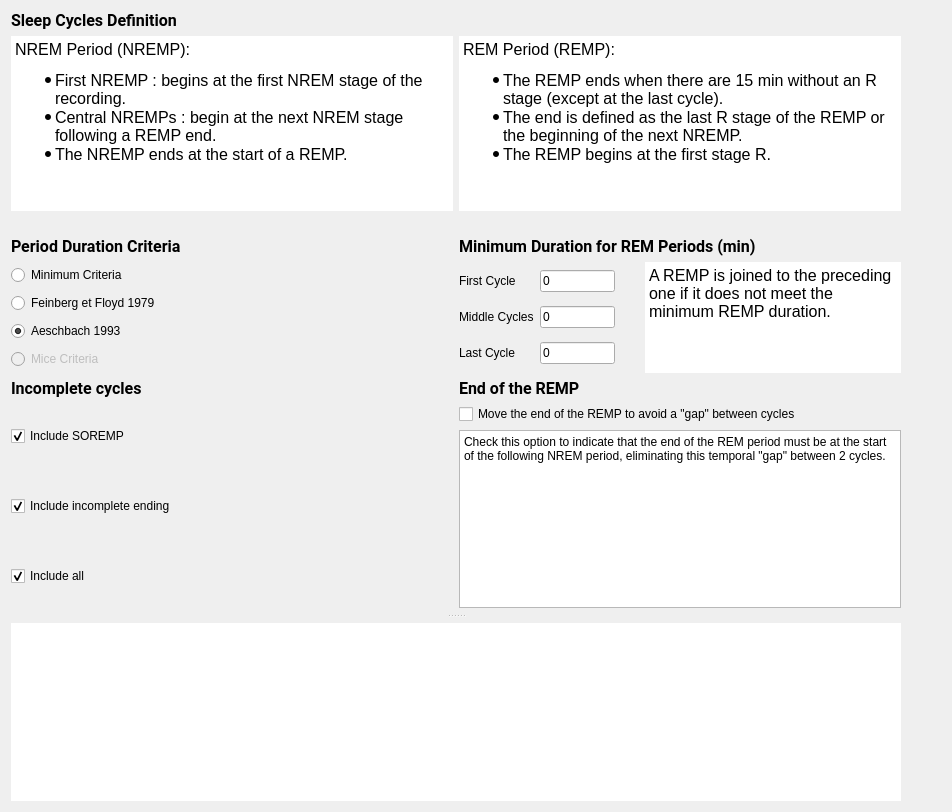
<?xml version="1.0" encoding="UTF-8"?>
<ui version="4.0">
 <class>SleepCyclesDelimiterSettingsView</class>
 <widget class="QWidget" name="SleepCyclesDelimiterSettingsView">
  <property name="geometry">
   <rect>
    <x>0</x>
    <y>0</y>
    <width>952</width>
    <height>812</height>
   </rect>
  </property>
  <property name="windowTitle">
   <string>Form</string>
  </property>
  <property name="styleSheet">
   <string notr="true">font: 12pt &quot;Roboto&quot;;</string>
  </property>
  <layout class="QHBoxLayout" name="horizontalLayout_2">
   <item>
    <widget class="QSplitter" name="splitter">
     <property name="orientation">
      <enum>Qt::Vertical</enum>
     </property>
     <property name="handleWidth">
      <number>15</number>
     </property>
     <widget class="QWidget" name="layoutWidget">
      <layout class="QVBoxLayout" name="verticalLayout_3">
       <item>
        <widget class="QLabel" name="label_2">
         <property name="font">
          <font>
           <family>Roboto</family>
           <pointsize>12</pointsize>
           <weight>50</weight>
           <italic>false</italic>
           <bold>false</bold>
          </font>
         </property>
         <property name="text">
          <string>&lt;html&gt;&lt;head/&gt;&lt;body&gt;&lt;p&gt;&lt;span style=&quot; font-weight:600;&quot;&gt;Sleep Cycles Definition&lt;/span&gt;&lt;/p&gt;&lt;/body&gt;&lt;/html&gt;</string>
         </property>
        </widget>
       </item>
       <item>
        <layout class="QHBoxLayout" name="horizontalLayout_3">
         <property name="sizeConstraint">
          <enum>QLayout::SetNoConstraint</enum>
         </property>
         <item>
          <widget class="QTextEdit" name="textEdit">
           <property name="minimumSize">
            <size>
             <width>330</width>
             <height>175</height>
            </size>
           </property>
           <property name="maximumSize">
            <size>
             <width>16777215</width>
             <height>16777215</height>
            </size>
           </property>
           <property name="styleSheet">
            <string notr="true"/>
           </property>
           <property name="frameShape">
            <enum>QFrame::HLine</enum>
           </property>
           <property name="frameShadow">
            <enum>QFrame::Plain</enum>
           </property>
           <property name="lineWidth">
            <number>0</number>
           </property>
           <property name="readOnly">
            <bool>true</bool>
           </property>
           <property name="html">
            <string>&lt;!DOCTYPE HTML PUBLIC &quot;-//W3C//DTD HTML 4.0//EN&quot; &quot;http://www.w3.org/TR/REC-html40/strict.dtd&quot;&gt;
&lt;html&gt;&lt;head&gt;&lt;meta name=&quot;qrichtext&quot; content=&quot;1&quot; /&gt;&lt;style type=&quot;text/css&quot;&gt;
p, li { white-space: pre-wrap; }
&lt;/style&gt;&lt;/head&gt;&lt;body style=&quot; font-family:'Roboto'; font-size:12pt; font-weight:400; font-style:normal;&quot;&gt;
&lt;p style=&quot; margin-top:0px; margin-bottom:0px; margin-left:0px; margin-right:0px; -qt-block-indent:0; text-indent:0px;&quot;&gt;NREM Period (NREMP):&lt;/p&gt;
&lt;ul style=&quot;margin-top: 0px; margin-bottom: 0px; margin-left: 0px; margin-right: 0px; -qt-list-indent: 1;&quot;&gt;&lt;li style=&quot; margin-top:12px; margin-bottom:0px; margin-left:0px; margin-right:0px; -qt-block-indent:0; text-indent:0px;&quot;&gt;First NREMP : begins at the first NREM stage of the recording.&lt;/li&gt;
&lt;li style=&quot; margin-top:0px; margin-bottom:0px; margin-left:0px; margin-right:0px; -qt-block-indent:0; text-indent:0px;&quot;&gt;Central NREMPs : begin at the next NREM stage following a REMP end.&lt;/li&gt;
&lt;li style=&quot; margin-top:0px; margin-bottom:12px; margin-left:0px; margin-right:0px; -qt-block-indent:0; text-indent:0px;&quot;&gt;The NREMP ends at the start of a REMP.&lt;/li&gt;&lt;/ul&gt;&lt;/body&gt;&lt;/html&gt;</string>
           </property>
          </widget>
         </item>
         <item>
          <widget class="QTextEdit" name="textEdit_3">
           <property name="minimumSize">
            <size>
             <width>330</width>
             <height>175</height>
            </size>
           </property>
           <property name="maximumSize">
            <size>
             <width>16777215</width>
             <height>16777215</height>
            </size>
           </property>
           <property name="styleSheet">
            <string notr="true"/>
           </property>
           <property name="frameShape">
            <enum>QFrame::HLine</enum>
           </property>
           <property name="frameShadow">
            <enum>QFrame::Plain</enum>
           </property>
           <property name="lineWidth">
            <number>0</number>
           </property>
           <property name="readOnly">
            <bool>true</bool>
           </property>
           <property name="html">
            <string>&lt;!DOCTYPE HTML PUBLIC &quot;-//W3C//DTD HTML 4.0//EN&quot; &quot;http://www.w3.org/TR/REC-html40/strict.dtd&quot;&gt;
&lt;html&gt;&lt;head&gt;&lt;meta name=&quot;qrichtext&quot; content=&quot;1&quot; /&gt;&lt;style type=&quot;text/css&quot;&gt;
p, li { white-space: pre-wrap; }
&lt;/style&gt;&lt;/head&gt;&lt;body style=&quot; font-family:'Roboto'; font-size:12pt; font-weight:400; font-style:normal;&quot;&gt;
&lt;p style=&quot; margin-top:0px; margin-bottom:0px; margin-left:0px; margin-right:0px; -qt-block-indent:0; text-indent:0px;&quot;&gt;REM Period (REMP):&lt;/p&gt;
&lt;ul style=&quot;margin-top: 0px; margin-bottom: 0px; margin-left: 0px; margin-right: 0px; -qt-list-indent: 1;&quot;&gt;&lt;li style=&quot; margin-top:12px; margin-bottom:0px; margin-left:0px; margin-right:0px; -qt-block-indent:0; text-indent:0px;&quot;&gt;The REMP ends when there are 15 min without an R stage (except at the last cycle).&lt;/li&gt;
&lt;li style=&quot; margin-top:0px; margin-bottom:0px; margin-left:0px; margin-right:0px; -qt-block-indent:0; text-indent:0px;&quot;&gt;The end is defined as the last R stage of the REMP or the beginning of the next NREMP.&lt;/li&gt;
&lt;li style=&quot; margin-top:0px; margin-bottom:12px; margin-left:0px; margin-right:0px; -qt-block-indent:0; text-indent:0px;&quot;&gt;The REMP begins at the first stage R.&lt;/li&gt;&lt;/ul&gt;&lt;/body&gt;&lt;/html&gt;</string>
           </property>
          </widget>
         </item>
        </layout>
       </item>
       <item>
        <widget class="QLabel" name="label">
         <property name="sizePolicy">
          <sizepolicy hsizetype="Expanding" vsizetype="Preferred">
           <horstretch>0</horstretch>
           <verstretch>0</verstretch>
          </sizepolicy>
         </property>
         <property name="minimumSize">
          <size>
           <width>567</width>
           <height>0</height>
          </size>
         </property>
         <property name="text">
          <string/>
         </property>
         <property name="pixmap">
          <pixmap resource="SleepCycleDelimiter_rs.qrc">:/sleep_cycle_del/UI_v5_minimal.png</pixmap>
         </property>
         <property name="alignment">
          <set>Qt::AlignCenter</set>
         </property>
        </widget>
       </item>
       <item>
        <layout class="QGridLayout" name="gridLayout">
         <property name="sizeConstraint">
          <enum>QLayout::SetMaximumSize</enum>
         </property>
         <item row="3" column="0">
          <layout class="QVBoxLayout" name="verticalLayout_2">
           <item>
            <widget class="QCheckBox" name="checkBox_incl_SOREMP">
             <property name="sizePolicy">
              <sizepolicy hsizetype="Expanding" vsizetype="Expanding">
               <horstretch>0</horstretch>
               <verstretch>0</verstretch>
              </sizepolicy>
             </property>
             <property name="maximumSize">
              <size>
               <width>16777215</width>
               <height>16777215</height>
              </size>
             </property>
             <property name="toolTip">
              <string>Check to include incomplete cycle because of SOREMP (Sleep Onset in REMP).</string>
             </property>
             <property name="text">
              <string>Include SOREMP</string>
             </property>
             <property name="checked">
              <bool>true</bool>
             </property>
            </widget>
           </item>
           <item>
            <widget class="QCheckBox" name="checkBox_incl_last">
             <property name="sizePolicy">
              <sizepolicy hsizetype="Expanding" vsizetype="Expanding">
               <horstretch>0</horstretch>
               <verstretch>0</verstretch>
              </sizepolicy>
             </property>
             <property name="minimumSize">
              <size>
               <width>0</width>
               <height>0</height>
              </size>
             </property>
             <property name="maximumSize">
              <size>
               <width>16777215</width>
               <height>16777215</height>
              </size>
             </property>
             <property name="toolTip">
              <string>Check to include the last cycle even if incomplete.</string>
             </property>
             <property name="text">
              <string>Include incomplete ending</string>
             </property>
             <property name="checked">
              <bool>true</bool>
             </property>
            </widget>
           </item>
           <item>
            <widget class="QCheckBox" name="checkBox_incl_all">
             <property name="sizePolicy">
              <sizepolicy hsizetype="Expanding" vsizetype="Expanding">
               <horstretch>0</horstretch>
               <verstretch>0</verstretch>
              </sizepolicy>
             </property>
             <property name="toolTip">
              <string>Check to include any incomplete cycles even middle sleep cycles.</string>
             </property>
             <property name="text">
              <string>Include all</string>
             </property>
             <property name="checked">
              <bool>true</bool>
             </property>
            </widget>
           </item>
          </layout>
         </item>
         <item row="2" column="1">
          <widget class="QLabel" name="label_6">
           <property name="font">
            <font>
             <family>Roboto</family>
             <pointsize>12</pointsize>
             <weight>50</weight>
             <italic>false</italic>
             <bold>false</bold>
            </font>
           </property>
           <property name="text">
            <string>&lt;html&gt;&lt;head/&gt;&lt;body&gt;&lt;p&gt;&lt;span style=&quot; font-weight:600;&quot;&gt;End of the REMP&lt;/span&gt;&lt;/p&gt;&lt;/body&gt;&lt;/html&gt;</string>
           </property>
          </widget>
         </item>
         <item row="1" column="0">
          <layout class="QVBoxLayout" name="verticalLayout">
           <property name="sizeConstraint">
            <enum>QLayout::SetNoConstraint</enum>
           </property>
           <item>
            <widget class="QRadioButton" name="radioButton_Min">
             <property name="maximumSize">
              <size>
               <width>16777215</width>
               <height>18</height>
              </size>
             </property>
             <property name="text">
              <string>Minimum Criteria</string>
             </property>
             <property name="checked">
              <bool>false</bool>
             </property>
            </widget>
           </item>
           <item>
            <widget class="QRadioButton" name="radioButton_Floyd">
             <property name="minimumSize">
              <size>
               <width>160</width>
               <height>0</height>
              </size>
             </property>
             <property name="maximumSize">
              <size>
               <width>350</width>
               <height>18</height>
              </size>
             </property>
             <property name="text">
              <string>Feinberg et Floyd 1979</string>
             </property>
             <property name="checked">
              <bool>false</bool>
             </property>
            </widget>
           </item>
           <item>
            <widget class="QRadioButton" name="radioButton_Aesch">
             <property name="maximumSize">
              <size>
               <width>16777215</width>
               <height>18</height>
              </size>
             </property>
             <property name="text">
              <string>Aeschbach 1993</string>
             </property>
             <property name="checked">
              <bool>true</bool>
             </property>
            </widget>
           </item>
           <item>
            <widget class="QRadioButton" name="radioButton_Mice">
             <property name="enabled">
              <bool>false</bool>
             </property>
             <property name="maximumSize">
              <size>
               <width>16777215</width>
               <height>18</height>
              </size>
             </property>
             <property name="text">
              <string>Mice Criteria</string>
             </property>
            </widget>
           </item>
          </layout>
         </item>
         <item row="0" column="1">
          <widget class="QLabel" name="label_4">
           <property name="font">
            <font>
             <family>Roboto</family>
             <pointsize>12</pointsize>
             <weight>50</weight>
             <italic>false</italic>
             <bold>false</bold>
            </font>
           </property>
           <property name="text">
            <string>&lt;html&gt;&lt;head/&gt;&lt;body&gt;&lt;p&gt;&lt;span style=&quot; font-weight:600;&quot;&gt;Minimum Duration for REM Periods (min)&lt;/span&gt;&lt;/p&gt;&lt;/body&gt;&lt;/html&gt;</string>
           </property>
          </widget>
         </item>
         <item row="0" column="0">
          <widget class="QLabel" name="label_3">
           <property name="font">
            <font>
             <family>Roboto</family>
             <pointsize>12</pointsize>
             <weight>50</weight>
             <italic>false</italic>
             <bold>false</bold>
            </font>
           </property>
           <property name="text">
            <string>&lt;html&gt;&lt;head/&gt;&lt;body&gt;&lt;p&gt;&lt;span style=&quot; font-weight:600;&quot;&gt;Period Duration Criteria&lt;/span&gt;&lt;/p&gt;&lt;/body&gt;&lt;/html&gt;</string>
           </property>
          </widget>
         </item>
         <item row="2" column="0">
          <widget class="QLabel" name="label_5">
           <property name="maximumSize">
            <size>
             <width>16777215</width>
             <height>16777215</height>
            </size>
           </property>
           <property name="font">
            <font>
             <family>Roboto</family>
             <pointsize>12</pointsize>
             <weight>50</weight>
             <italic>false</italic>
             <bold>false</bold>
            </font>
           </property>
           <property name="text">
            <string>&lt;html&gt;&lt;head/&gt;&lt;body&gt;&lt;p&gt;&lt;span style=&quot; font-weight:600;&quot;&gt;Incomplete cycles&lt;/span&gt;&lt;/p&gt;&lt;/body&gt;&lt;/html&gt;</string>
           </property>
          </widget>
         </item>
         <item row="3" column="1">
          <layout class="QVBoxLayout" name="verticalLayout_5">
           <item>
            <widget class="QCheckBox" name="mv_end_checkBox">
             <property name="sizePolicy">
              <sizepolicy hsizetype="Expanding" vsizetype="Expanding">
               <horstretch>0</horstretch>
               <verstretch>0</verstretch>
              </sizepolicy>
             </property>
             <property name="styleSheet">
              <string notr="true"/>
             </property>
             <property name="text">
              <string>Move the end of the REMP to avoid a &quot;gap&quot; between cycles</string>
             </property>
             <property name="checkable">
              <bool>true</bool>
             </property>
            </widget>
           </item>
           <item>
            <widget class="QPlainTextEdit" name="plainTextEdit">
             <property name="readOnly">
              <bool>true</bool>
             </property>
             <property name="plainText">
              <string>Check this option to indicate that the end of the REM period must be at the start of the following NREM period, eliminating this temporal &quot;gap&quot; between 2 cycles.</string>
             </property>
            </widget>
           </item>
          </layout>
         </item>
         <item row="1" column="1">
          <layout class="QHBoxLayout" name="horizontalLayout">
           <item>
            <layout class="QFormLayout" name="formLayout">
             <item row="0" column="0">
              <widget class="QLabel" name="label_9">
               <property name="sizePolicy">
                <sizepolicy hsizetype="Preferred" vsizetype="Expanding">
                 <horstretch>0</horstretch>
                 <verstretch>0</verstretch>
                </sizepolicy>
               </property>
               <property name="minimumSize">
                <size>
                 <width>0</width>
                 <height>0</height>
                </size>
               </property>
               <property name="maximumSize">
                <size>
                 <width>16777215</width>
                 <height>18</height>
                </size>
               </property>
               <property name="text">
                <string>First Cycle</string>
               </property>
              </widget>
             </item>
             <item row="0" column="1">
              <widget class="QLineEdit" name="minL_REM_first_lineEdit">
               <property name="enabled">
                <bool>true</bool>
               </property>
               <property name="maximumSize">
                <size>
                 <width>75</width>
                 <height>16777215</height>
                </size>
               </property>
               <property name="styleSheet">
                <string notr="true"/>
               </property>
               <property name="text">
                <string>0</string>
               </property>
               <property name="readOnly">
                <bool>false</bool>
               </property>
              </widget>
             </item>
             <item row="1" column="0">
              <widget class="QLabel" name="label_8">
               <property name="sizePolicy">
                <sizepolicy hsizetype="Expanding" vsizetype="Expanding">
                 <horstretch>0</horstretch>
                 <verstretch>0</verstretch>
                </sizepolicy>
               </property>
               <property name="minimumSize">
                <size>
                 <width>0</width>
                 <height>0</height>
                </size>
               </property>
               <property name="maximumSize">
                <size>
                 <width>16777215</width>
                 <height>18</height>
                </size>
               </property>
               <property name="text">
                <string>Middle Cycles</string>
               </property>
              </widget>
             </item>
             <item row="1" column="1">
              <widget class="QLineEdit" name="minL_REM_mid_lineEdit">
               <property name="enabled">
                <bool>true</bool>
               </property>
               <property name="maximumSize">
                <size>
                 <width>75</width>
                 <height>16777215</height>
                </size>
               </property>
               <property name="styleSheet">
                <string notr="true"/>
               </property>
               <property name="text">
                <string>0</string>
               </property>
               <property name="readOnly">
                <bool>false</bool>
               </property>
              </widget>
             </item>
             <item row="2" column="0">
              <widget class="QLabel" name="label_7">
               <property name="sizePolicy">
                <sizepolicy hsizetype="Expanding" vsizetype="Expanding">
                 <horstretch>0</horstretch>
                 <verstretch>0</verstretch>
                </sizepolicy>
               </property>
               <property name="minimumSize">
                <size>
                 <width>0</width>
                 <height>0</height>
                </size>
               </property>
               <property name="maximumSize">
                <size>
                 <width>16777215</width>
                 <height>18</height>
                </size>
               </property>
               <property name="text">
                <string>Last Cycle</string>
               </property>
              </widget>
             </item>
             <item row="2" column="1">
              <widget class="QLineEdit" name="minL_REM_last_lineEdit">
               <property name="enabled">
                <bool>true</bool>
               </property>
               <property name="maximumSize">
                <size>
                 <width>75</width>
                 <height>16777215</height>
                </size>
               </property>
               <property name="styleSheet">
                <string notr="true"/>
               </property>
               <property name="text">
                <string>0</string>
               </property>
               <property name="readOnly">
                <bool>false</bool>
               </property>
              </widget>
             </item>
            </layout>
           </item>
           <item>
            <widget class="QTextEdit" name="textEdit_4">
             <property name="maximumSize">
              <size>
               <width>16777215</width>
               <height>125</height>
              </size>
             </property>
             <property name="styleSheet">
              <string notr="true"/>
             </property>
             <property name="frameShape">
              <enum>QFrame::HLine</enum>
             </property>
             <property name="frameShadow">
              <enum>QFrame::Plain</enum>
             </property>
             <property name="lineWidth">
              <number>0</number>
             </property>
             <property name="readOnly">
              <bool>true</bool>
             </property>
             <property name="html">
              <string>&lt;!DOCTYPE HTML PUBLIC &quot;-//W3C//DTD HTML 4.0//EN&quot; &quot;http://www.w3.org/TR/REC-html40/strict.dtd&quot;&gt;
&lt;html&gt;&lt;head&gt;&lt;meta name=&quot;qrichtext&quot; content=&quot;1&quot; /&gt;&lt;style type=&quot;text/css&quot;&gt;
p, li { white-space: pre-wrap; }
&lt;/style&gt;&lt;/head&gt;&lt;body style=&quot; font-family:'Roboto'; font-size:12pt; font-weight:400; font-style:normal;&quot;&gt;
&lt;p style=&quot; margin-top:0px; margin-bottom:0px; margin-left:0px; margin-right:0px; -qt-block-indent:0; text-indent:0px;&quot;&gt;A REMP is joined to the preceding one if it does not meet the minimum REMP duration.&lt;/p&gt;&lt;/body&gt;&lt;/html&gt;</string>
             </property>
            </widget>
           </item>
          </layout>
         </item>
        </layout>
       </item>
      </layout>
     </widget>
     <widget class="QWidget" name="layoutWidget">
      <layout class="QVBoxLayout" name="verticalLayout_4">
       <item>
        <widget class="QTextBrowser" name="textBrowser">
         <property name="sizePolicy">
          <sizepolicy hsizetype="Expanding" vsizetype="Expanding">
           <horstretch>0</horstretch>
           <verstretch>0</verstretch>
          </sizepolicy>
         </property>
         <property name="styleSheet">
          <string notr="true"/>
         </property>
         <property name="frameShape">
          <enum>QFrame::HLine</enum>
         </property>
         <property name="frameShadow">
          <enum>QFrame::Plain</enum>
         </property>
         <property name="lineWidth">
          <number>0</number>
         </property>
         <property name="readOnly">
          <bool>true</bool>
         </property>
         <property name="html">
          <string>&lt;!DOCTYPE HTML PUBLIC &quot;-//W3C//DTD HTML 4.0//EN&quot; &quot;http://www.w3.org/TR/REC-html40/strict.dtd&quot;&gt;
&lt;html&gt;&lt;head&gt;&lt;meta name=&quot;qrichtext&quot; content=&quot;1&quot; /&gt;&lt;style type=&quot;text/css&quot;&gt;
p, li { white-space: pre-wrap; }
&lt;/style&gt;&lt;/head&gt;&lt;body style=&quot; font-family:'Roboto'; font-size:12pt; font-weight:400; font-style:normal;&quot;&gt;
&lt;p style=&quot;-qt-paragraph-type:empty; margin-top:0px; margin-bottom:0px; margin-left:0px; margin-right:0px; -qt-block-indent:0; text-indent:0px;&quot;&gt;&lt;br /&gt;&lt;/p&gt;&lt;/body&gt;&lt;/html&gt;</string>
         </property>
         <property name="openExternalLinks">
          <bool>true</bool>
         </property>
         <property name="openLinks">
          <bool>true</bool>
         </property>
        </widget>
       </item>
      </layout>
     </widget>
    </widget>
   </item>
   <item>
    <spacer name="horizontalSpacer">
     <property name="orientation">
      <enum>Qt::Horizontal</enum>
     </property>
     <property name="sizeType">
      <enum>QSizePolicy::Minimum</enum>
     </property>
     <property name="sizeHint" stdset="0">
      <size>
       <width>40</width>
       <height>20</height>
      </size>
     </property>
    </spacer>
   </item>
  </layout>
 </widget>
 <resources>
  <include location="SleepCycleDelimiter_rs.qrc"/>
  <include location="../../../../snooz-toolbox-ceams/src/main/python/ui/themes/themes.qrc"/>
 </resources>
 <connections>
  <connection>
   <sender>radioButton_Aesch</sender>
   <signal>clicked()</signal>
   <receiver>SleepCyclesDelimiterSettingsView</receiver>
   <slot>on_options_changed()</slot>
   <hints>
    <hint type="sourcelabel">
     <x>83</x>
     <y>98</y>
    </hint>
    <hint type="destinationlabel">
     <x>333</x>
     <y>277</y>
    </hint>
   </hints>
  </connection>
  <connection>
   <sender>radioButton_Min</sender>
   <signal>clicked()</signal>
   <receiver>SleepCyclesDelimiterSettingsView</receiver>
   <slot>on_options_changed()</slot>
   <hints>
    <hint type="sourcelabel">
     <x>83</x>
     <y>81</y>
    </hint>
    <hint type="destinationlabel">
     <x>333</x>
     <y>277</y>
    </hint>
   </hints>
  </connection>
  <connection>
   <sender>radioButton_Floyd</sender>
   <signal>clicked()</signal>
   <receiver>SleepCyclesDelimiterSettingsView</receiver>
   <slot>on_options_changed()</slot>
   <hints>
    <hint type="sourcelabel">
     <x>83</x>
     <y>115</y>
    </hint>
    <hint type="destinationlabel">
     <x>333</x>
     <y>277</y>
    </hint>
   </hints>
  </connection>
  <connection>
   <sender>radioButton_Mice</sender>
   <signal>clicked()</signal>
   <receiver>SleepCyclesDelimiterSettingsView</receiver>
   <slot>on_options_changed()</slot>
   <hints>
    <hint type="sourcelabel">
     <x>83</x>
     <y>149</y>
    </hint>
    <hint type="destinationlabel">
     <x>333</x>
     <y>277</y>
    </hint>
   </hints>
  </connection>
  <connection>
   <sender>checkBox_incl_all</sender>
   <signal>clicked()</signal>
   <receiver>SleepCyclesDelimiterSettingsView</receiver>
   <slot>include_incomplete_cycle_slot()</slot>
   <hints>
    <hint type="sourcelabel">
     <x>119</x>
     <y>636</y>
    </hint>
    <hint type="destinationlabel">
     <x>516</x>
     <y>436</y>
    </hint>
   </hints>
  </connection>
  <connection>
   <sender>checkBox_incl_SOREMP</sender>
   <signal>clicked()</signal>
   <receiver>SleepCyclesDelimiterSettingsView</receiver>
   <slot>include_SOREMP_slot()</slot>
   <hints>
    <hint type="sourcelabel">
     <x>119</x>
     <y>554</y>
    </hint>
    <hint type="destinationlabel">
     <x>516</x>
     <y>436</y>
    </hint>
   </hints>
  </connection>
  <connection>
   <sender>checkBox_incl_last</sender>
   <signal>clicked()</signal>
   <receiver>SleepCyclesDelimiterSettingsView</receiver>
   <slot>include_last_incomplete_slot()</slot>
   <hints>
    <hint type="sourcelabel">
     <x>119</x>
     <y>595</y>
    </hint>
    <hint type="destinationlabel">
     <x>516</x>
     <y>436</y>
    </hint>
   </hints>
  </connection>
 </connections>
 <slots>
  <slot>on_options_changed()</slot>
  <slot>include_incomplete_cycle_slot()</slot>
  <slot>include_last_incomplete_slot()</slot>
  <slot>include_SOREMP_slot()</slot>
 </slots>
</ui>
